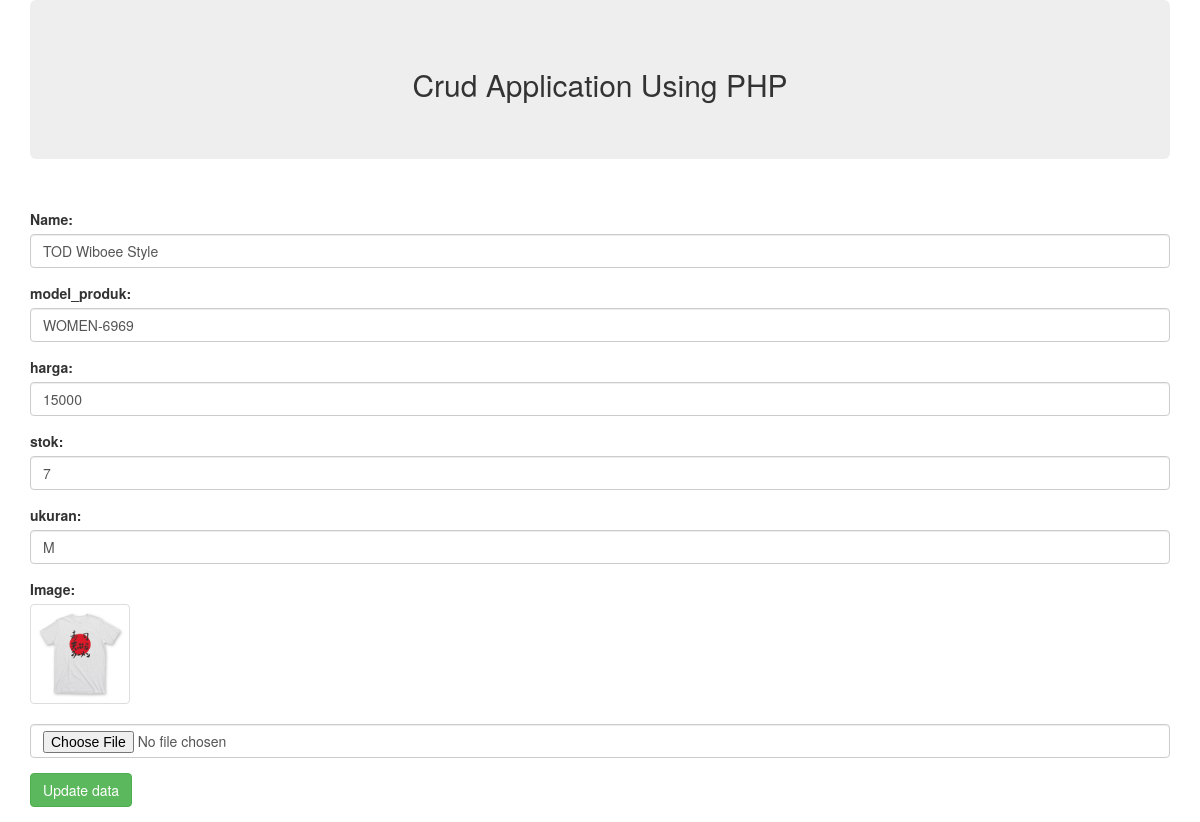
The page /update.php?update=5 on the database its author committed.
### tables this page shows
CREATE TABLE `produk` (
  `id` int(11) NOT NULL,
  `name` varchar(500) NOT NULL,
  `model` varchar(500) NOT NULL,
  `harga` varchar(500) NOT NULL,
  `stok` varchar(500) NOT NULL,
  `ukuran` varchar(400) NOT NULL,
  `image` varchar(500) NOT NULL
);

### update.php (the view, shortened to what this page needs)
<?php
include 'includes/db.php';
?>
<?php
if(isset($_GET['update'])){
    $id = $_GET['update'];
$query = "SELECT * FROM produk WHERE id = $id";
$result = mysqli_query($conn,$query);
if(mysqli_num_rows($result) > 0){
    while($row = mysqli_fetch_array($result)){
            $name  = $row['name'];
            $model = $row['model'];
            $harga = $row['harga'];
            $stok = $row['stok'];
            $ukuran = $row['ukuran'];
            $image = $row['image'];
        }
    }
}
?>
<div class="container">
    <div class="jumbotron text-center">
        <h2>Crud Application Using PHP</h2>
    </div>
    <br>
<form action="" method="post" enctype="multipart/form-data">
    <div class="form-group">
        <label for="name">Name:</label>
        <input type="text" name="name" class="form-control" placeholder="Enter Name" value="<?php echo $name ?>">
    </div>
    <div class="form-group">
        <label for="name">model_produk:</label>
        <input type="text" name="model" class="form-control" placeholder="Enter batch" value="<?php echo $model ?>">
    </div>
    <div class="form-group">
        <label for="name">harga:</label>
        <input type="text" name="harga" class="form-control" placeholder="Enter harga" value="<?php echo $harga ?>">
    </div>
    <div class="form-group">
        <label for="name">stok:</label>
        <input type="text" name="stok" class="form-control" placeholder="Enter harga" value="<?php echo $stok ?>">
    </div>
    <div class="form-group">
        <label for="name">ukuran:</label>
        <input type="text" name="ukuran" class="form-control" placeholder="Enter harga" value="<?php echo $ukuran ?>">
    </div>
    <div class="form-group">
        <label for="name">Image:</label>
        <img src= "<?= "images/".$image?>" alt="" width="100px" height="100px" class="thumbnail">
        <input type="file" name="image" class="form-control" placeholder="Enter harga" value="<?php echo $harga ?>">
    </div>
    <div class="form-group">
        <input type="submit" class="btn btn-success" value="Update data" name="update">
    </div>
</form>
</div>

### rows shown on the page
produk: name "TOD Wiboee Style", model "WOMEN-6969", harga "15000", stok "7", ukuran "M", image (picture)
